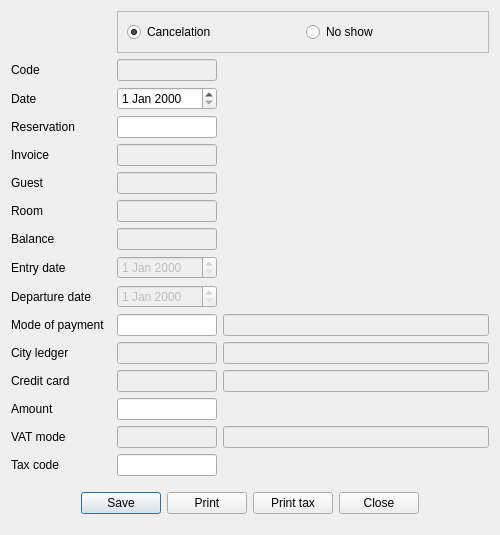
<?xml version="1.0" encoding="UTF-8"?>
<ui version="4.0">
 <class>DlgNoShow</class>
 <widget class="QDialog" name="DlgNoShow">
  <property name="geometry">
   <rect>
    <x>0</x>
    <y>0</y>
    <width>500</width>
    <height>535</height>
   </rect>
  </property>
  <property name="windowTitle">
   <string>Cancelation/No show fee</string>
  </property>
  <layout class="QGridLayout" name="gridLayout">
   <item row="14" column="3">
    <widget class="EQLineEdit" name="leVATName">
     <property name="enabled">
      <bool>false</bool>
     </property>
    </widget>
   </item>
   <item row="10" column="3">
    <widget class="EQLineEdit" name="lePaymentName">
     <property name="enabled">
      <bool>false</bool>
     </property>
    </widget>
   </item>
   <item row="14" column="2">
    <widget class="EQLineEdit" name="leVATCode">
     <property name="enabled">
      <bool>false</bool>
     </property>
     <property name="minimumSize">
      <size>
       <width>100</width>
       <height>0</height>
      </size>
     </property>
     <property name="maximumSize">
      <size>
       <width>100</width>
       <height>16777215</height>
      </size>
     </property>
    </widget>
   </item>
   <item row="11" column="3">
    <widget class="EQLineEdit" name="leCLName">
     <property name="enabled">
      <bool>false</bool>
     </property>
    </widget>
   </item>
   <item row="7" column="0">
    <widget class="QLabel" name="label_14">
     <property name="text">
      <string>Balance</string>
     </property>
    </widget>
   </item>
   <item row="7" column="2">
    <widget class="EQLineEdit" name="leBalance">
     <property name="enabled">
      <bool>false</bool>
     </property>
     <property name="maximumSize">
      <size>
       <width>100</width>
       <height>16777215</height>
      </size>
     </property>
     <property name="readOnly">
      <bool>true</bool>
     </property>
    </widget>
   </item>
   <item row="8" column="2">
    <widget class="EQDateEdit" name="deEntry">
     <property name="enabled">
      <bool>false</bool>
     </property>
     <property name="maximumSize">
      <size>
       <width>100</width>
       <height>16777215</height>
      </size>
     </property>
    </widget>
   </item>
   <item row="2" column="0">
    <widget class="QLabel" name="label">
     <property name="text">
      <string>Date</string>
     </property>
    </widget>
   </item>
   <item row="8" column="0">
    <widget class="QLabel" name="label_6">
     <property name="text">
      <string>Entry date</string>
     </property>
    </widget>
   </item>
   <item row="13" column="2">
    <widget class="EQLineEdit" name="leAmount">
     <property name="maximumSize">
      <size>
       <width>100</width>
       <height>16777215</height>
      </size>
     </property>
    </widget>
   </item>
   <item row="2" column="2">
    <widget class="EQDateEdit" name="deDate">
     <property name="maximumSize">
      <size>
       <width>100</width>
       <height>16777215</height>
      </size>
     </property>
    </widget>
   </item>
   <item row="9" column="0">
    <widget class="QLabel" name="label_7">
     <property name="text">
      <string>Departure date</string>
     </property>
    </widget>
   </item>
   <item row="6" column="0">
    <widget class="QLabel" name="label_5">
     <property name="text">
      <string>Room</string>
     </property>
    </widget>
   </item>
   <item row="6" column="2">
    <widget class="EQLineEdit" name="leRoom">
     <property name="enabled">
      <bool>false</bool>
     </property>
     <property name="maximumSize">
      <size>
       <width>100</width>
       <height>16777215</height>
      </size>
     </property>
    </widget>
   </item>
   <item row="13" column="0">
    <widget class="QLabel" name="label_8">
     <property name="text">
      <string>Amount</string>
     </property>
    </widget>
   </item>
   <item row="3" column="0">
    <widget class="QLabel" name="label_2">
     <property name="text">
      <string>Reservation</string>
     </property>
    </widget>
   </item>
   <item row="9" column="2">
    <widget class="EQDateEdit" name="deDeparture">
     <property name="enabled">
      <bool>false</bool>
     </property>
     <property name="maximumSize">
      <size>
       <width>100</width>
       <height>16777215</height>
      </size>
     </property>
    </widget>
   </item>
   <item row="4" column="0">
    <widget class="QLabel" name="label_3">
     <property name="text">
      <string>Invoice</string>
     </property>
    </widget>
   </item>
   <item row="5" column="0">
    <widget class="QLabel" name="label_4">
     <property name="text">
      <string>Guest</string>
     </property>
    </widget>
   </item>
   <item row="1" column="0">
    <widget class="QLabel" name="label_9">
     <property name="text">
      <string>Code</string>
     </property>
    </widget>
   </item>
   <item row="1" column="2">
    <widget class="EQLineEdit" name="leCode">
     <property name="enabled">
      <bool>false</bool>
     </property>
     <property name="maximumSize">
      <size>
       <width>100</width>
       <height>16777215</height>
      </size>
     </property>
    </widget>
   </item>
   <item row="3" column="2">
    <widget class="EQLineEdit" name="leReserve">
     <property name="enabled">
      <bool>true</bool>
     </property>
     <property name="maximumSize">
      <size>
       <width>100</width>
       <height>16777215</height>
      </size>
     </property>
    </widget>
   </item>
   <item row="4" column="2">
    <widget class="EQLineEdit" name="leInvoice">
     <property name="enabled">
      <bool>false</bool>
     </property>
     <property name="maximumSize">
      <size>
       <width>100</width>
       <height>16777215</height>
      </size>
     </property>
    </widget>
   </item>
   <item row="11" column="0">
    <widget class="QLabel" name="label_11">
     <property name="text">
      <string>City ledger</string>
     </property>
    </widget>
   </item>
   <item row="12" column="2">
    <widget class="EQLineEdit" name="leCardCode">
     <property name="enabled">
      <bool>false</bool>
     </property>
     <property name="maximumSize">
      <size>
       <width>100</width>
       <height>16777215</height>
      </size>
     </property>
    </widget>
   </item>
   <item row="5" column="2">
    <widget class="EQLineEdit" name="leGuest">
     <property name="enabled">
      <bool>false</bool>
     </property>
     <property name="maximumSize">
      <size>
       <width>100</width>
       <height>16777215</height>
      </size>
     </property>
    </widget>
   </item>
   <item row="12" column="0">
    <widget class="QLabel" name="label_12">
     <property name="text">
      <string>Credit card</string>
     </property>
    </widget>
   </item>
   <item row="10" column="0">
    <widget class="QLabel" name="label_10">
     <property name="text">
      <string>Mode of payment</string>
     </property>
    </widget>
   </item>
   <item row="11" column="2">
    <widget class="EQLineEdit" name="leCLCode">
     <property name="enabled">
      <bool>false</bool>
     </property>
     <property name="maximumSize">
      <size>
       <width>100</width>
       <height>16777215</height>
      </size>
     </property>
    </widget>
   </item>
   <item row="10" column="2">
    <widget class="EQLineEdit" name="lePaymentMode">
     <property name="maximumSize">
      <size>
       <width>100</width>
       <height>16777215</height>
      </size>
     </property>
    </widget>
   </item>
   <item row="12" column="3">
    <widget class="EQLineEdit" name="leCardName">
     <property name="enabled">
      <bool>false</bool>
     </property>
    </widget>
   </item>
   <item row="14" column="0">
    <widget class="QLabel" name="label_13">
     <property name="text">
      <string>VAT mode</string>
     </property>
    </widget>
   </item>
   <item row="0" column="2" colspan="2">
    <widget class="QFrame" name="frame">
     <property name="frameShape">
      <enum>QFrame::StyledPanel</enum>
     </property>
     <property name="frameShadow">
      <enum>QFrame::Raised</enum>
     </property>
     <layout class="QHBoxLayout" name="horizontalLayout_2">
      <item>
       <widget class="QRadioButton" name="rbCancelation">
        <property name="text">
         <string>Cancelation</string>
        </property>
        <property name="checked">
         <bool>true</bool>
        </property>
       </widget>
      </item>
      <item>
       <widget class="QRadioButton" name="rbNoShow">
        <property name="text">
         <string>No show</string>
        </property>
       </widget>
      </item>
     </layout>
    </widget>
   </item>
   <item row="16" column="0" colspan="4">
    <widget class="QWidget" name="widget" native="true">
     <layout class="QHBoxLayout" name="horizontalLayout">
      <item>
       <spacer name="horizontalSpacer">
        <property name="orientation">
         <enum>Qt::Horizontal</enum>
        </property>
        <property name="sizeHint" stdset="0">
         <size>
          <width>105</width>
          <height>20</height>
         </size>
        </property>
       </spacer>
      </item>
      <item>
       <widget class="QPushButton" name="btnSave">
        <property name="text">
         <string>Save</string>
        </property>
       </widget>
      </item>
      <item>
       <widget class="QPushButton" name="btnPrint">
        <property name="text">
         <string>Print</string>
        </property>
       </widget>
      </item>
      <item>
       <widget class="QPushButton" name="btnPrintTax">
        <property name="enabled">
         <bool>true</bool>
        </property>
        <property name="text">
         <string>Print tax</string>
        </property>
       </widget>
      </item>
      <item>
       <widget class="QPushButton" name="btnClose">
        <property name="text">
         <string>Close</string>
        </property>
       </widget>
      </item>
      <item>
       <spacer name="horizontalSpacer_2">
        <property name="orientation">
         <enum>Qt::Horizontal</enum>
        </property>
        <property name="sizeHint" stdset="0">
         <size>
          <width>104</width>
          <height>20</height>
         </size>
        </property>
       </spacer>
      </item>
     </layout>
    </widget>
   </item>
   <item row="15" column="0">
    <widget class="QLabel" name="Taxcode">
     <property name="text">
      <string>Tax code</string>
     </property>
    </widget>
   </item>
   <item row="15" column="2">
    <widget class="EQLineEdit" name="leTaxCode">
     <property name="maximumSize">
      <size>
       <width>100</width>
       <height>16777215</height>
      </size>
     </property>
     <property name="readOnly">
      <bool>true</bool>
     </property>
    </widget>
   </item>
  </layout>
 </widget>
 <customwidgets>
  <customwidget>
   <class>EQDateEdit</class>
   <extends>QDateEdit</extends>
   <header location="global">eqdateedit.h</header>
  </customwidget>
  <customwidget>
   <class>EQLineEdit</class>
   <extends>QLineEdit</extends>
   <header location="global">eqlineedit.h</header>
   <slots>
    <signal>customButtonClicked(bool)</signal>
   </slots>
  </customwidget>
 </customwidgets>
 <resources/>
 <connections/>
</ui>
